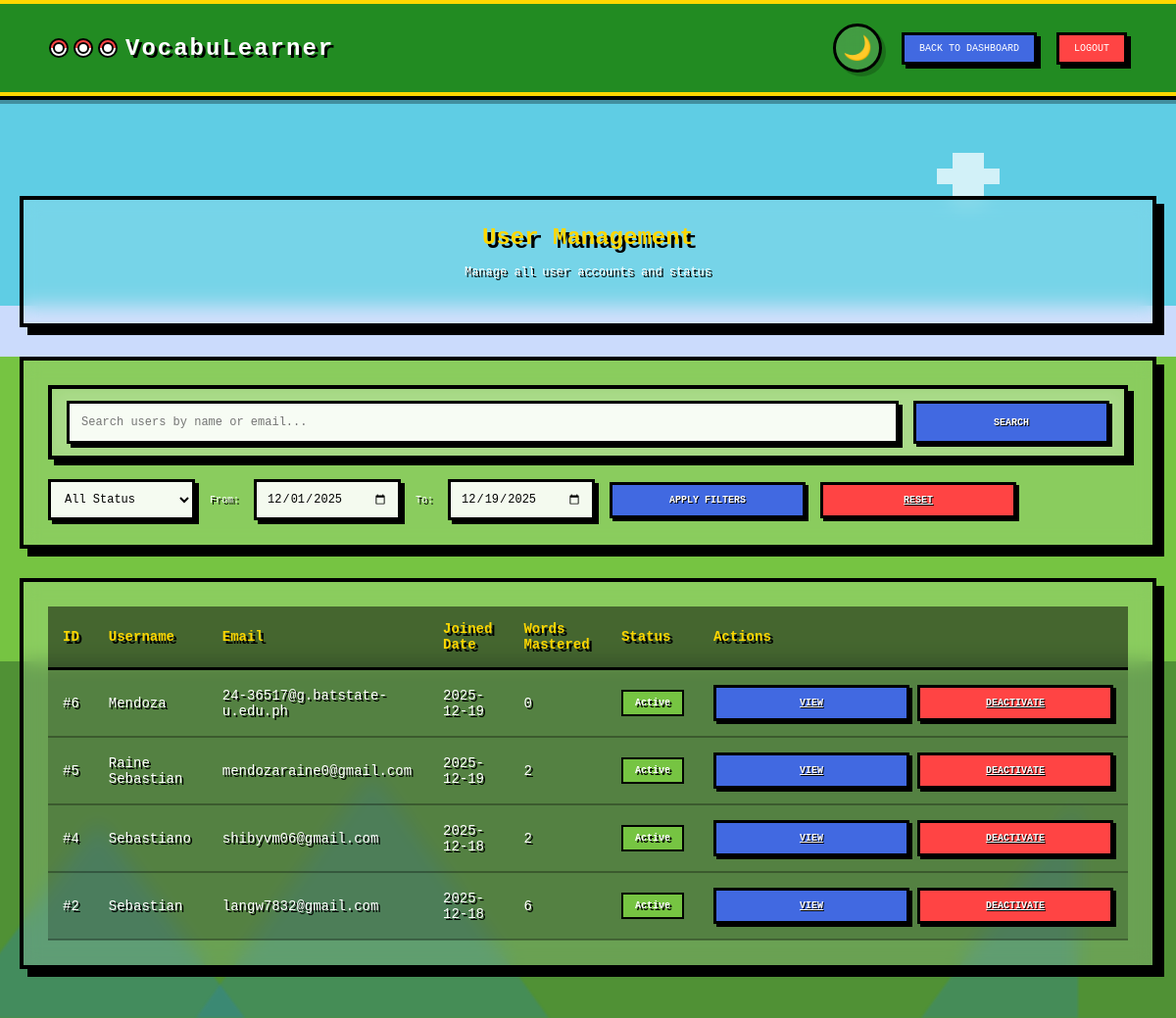
The app's page /admin/users (signed in) with its own data.
### models.py (models this page shows)
class UserAcc(db.Model):
    user_id = db.Column(db.Integer, primary_key=True)
    name = db.Column(db.String(50), nullable=False)
    email = db.Column(db.String(100), unique=True, nullable=False)
    password = db.Column(db.String(200), nullable=False)
    is_admin = db.Column(db.Boolean, default=False)
    is_active = db.Column(db.Boolean, default=True)
    date_created = db.Column(db.DateTime, default=datetime.utcnow)
    last_login = db.Column(db.DateTime)
    last_logout = db.Column(db.DateTime)
    pokemon_name = db.Column(db.String(100))
    pokemon_id = db.Column(db.Integer, db.ForeignKey('pokemon.pokemon_id'))
    profile_picture = db.Column(db.String(200))
    current_streak = db.Column(db.Integer, default=0)
    longest_streak = db.Column(db.Integer, default=0)
    total_points = db.Column(db.Integer, default=0)  # Pokémon EXP
    collected_pokemon = db.relationship('UserPokemon', backref='owner', lazy=True, cascade='all, delete-orphan')

### Main.py (the view, shortened to what this page needs)
@app.route('/admin/users', methods=['GET', 'POST'])
@admin_required
def admin_users():
    search_term = request.args.get('search', '')
    status_filter = request.args.get('status', 'all')
    date_from_str = request.args.get('date_from', '')
    date_to_str = request.args.get('date_to', '')
    page = request.args.get('page', 1, type=int)
    per_page = 10
    if request.method == 'POST':
        search_form = UserSearchForm(request.form)
        if search_form.validate():
            search_term = search_form.search.data or ''
            status_filter = search_form.status.data or 'all'
            date_from = search_form.date_from.data
            date_to = search_form.date_to.data
            date_from_str = date_from.strftime('%Y-%m-%d') if date_from else ''
            date_to_str = date_to.strftime('%Y-%m-%d') if date_to else ''
            page = 1  # Reset to first page when searching/filtering
            params = {
                'search': search_term,
                'status': status_filter,
                'page': page
            }
            if date_from_str:
                params['date_from'] = date_from_str
            if date_to_str:
                params['date_to'] = date_to_str
            return redirect(url_for('admin_users', **params))
        else:
            search_term = ''
            status_filter = 'all'
            date_from_str = ''
            date_to_str = ''
            page = 1
    else:
        form_data = {
            'search': search_term,
            'status': status_filter
        }
        if date_from_str:
            try:
                form_data['date_from'] = datetime.strptime(date_from_str, '%Y-%m-%d').date()
            except (ValueError, AttributeError):
                form_data['date_from'] = None
        if date_to_str:
            try:
                form_data['date_to'] = datetime.strptime(date_to_str, '%Y-%m-%d').date()
            except (ValueError, AttributeError):
                form_data['date_to'] = None
        search_form = UserSearchForm(**form_data)
    date_from = None
    date_to = None
    try:
        if date_from_str:
            date_from = datetime.strptime(date_from_str, '%Y-%m-%d')
        if date_to_str:
            date_to = datetime.strptime(date_to_str, '%Y-%m-%d')
    except ValueError:
        pass
    query = UserAcc.query.filter_by(is_admin=False)
    if search_term:
        search_like = f"%{search_term}%"
        query = query.filter(
            (UserAcc.name.ilike(search_like)) |
            (UserAcc.email.ilike(search_like))
        )
    status_filters = {
        'active': lambda q: q.filter_by(is_active=True),
        'inactive': lambda q: q.filter_by(is_active=False),
        'all': lambda q: q
    }
    if status_filter in status_filters:
        query = status_filters[status_filter](query)
    if date_from:
        query = query.filter(UserAcc.date_created >= date_from)
    if date_to:
        date_to_end = date_to + timedelta(days=1)
        query = query.filter(UserAcc.date_created < date_to_end)
    total_users = query.count()
    total_pages = (total_users + per_page - 1) // per_page if total_users > 0 else 1
    offset = (page - 1) * per_page
    users = query.order_by(UserAcc.date_created.desc())\
                .offset(offset)\
                .limit(per_page)\
                .all()
    users_data = []
    for user in users:
        word_count = UserWords.query.filter_by(user_id=user.user_id).count()
        achievement_count = UserAchievement.query.filter_by(user_id=user.user_id).count()
        user_status = "Active" if user.is_active else "Inactive"
        pokemon_name = None
        if user.pokemon_id:
            pokemon = Pokemon.query.get(user.pokemon_id)
            pokemon_name = pokemon.name if pokemon else None
        if user.pokemon_name:
            pokemon_name = user.pokemon_name
        users_data.append({
            'user_id': user.user_id,
            'username': user.name,
            'email': user.email,
            'joined_date': user.date_created.strftime('%Y-%m-%d') if user.date_created else 'Unknown',
            'words_mastered': word_count,
            'status': user_status,
            'streak': user.current_streak or 0,
            'total_points': user.total_points or 0,
            'pokemon_name': pokemon_name or 'None',
            'achievement_count': achievement_count,
            'last_login': user.last_login.strftime('%Y-%m-%d %H:%M') if user.last_login else 'Never',
            'is_active': user.is_active  # Add this for template use
        })
    view_user_id = request.args.get('view_user', type=int)
    view_form = None
    action_form = UserActionForm()
    pagination_form = PaginationForm()
    return render_template(
        'user_management.html',
        users=users_data,
        search_form=search_form,  # This will now include error messages
        action_form=action_form,
        pagination_form=pagination_form,
        view_form=view_form,
        current_page=page,
        total_pages=total_pages,
        total_users=total_users,
        search_term=search_term,
        status_filter=status_filter,
        date_from=date_from_str,
        date_to=date_to_str,
        show_view_modal=bool(view_user_id)
    )

### forms.py
class UserActionForm(FlaskForm):
    user_id = HiddenField('User ID', validators=[DataRequired()])
    action = HiddenField('Action', validators=[DataRequired()])  # 'activate', 'deactivate', 'view'
    submit = SubmitField('Confirm')

### Main.py (called while the page is built)
def admin_required(f):
    @wraps(f)
    def decorated_function(*args, **kwargs):
        if 'user_id' not in session:
            flash("Please login to access the admin panel.", "warning")
            return redirect(url_for('login'))
        user_id = session['user_id']
        user = UserAcc.query.get(user_id)
        if not user or not user.is_admin:
            flash("You don't have permission to access the admin panel.", "danger")
            return redirect(url_for('dashboard'))
        return f(*args, **kwargs)
    return decorated_function

### Templates/user_management.html (shortened to what this page needs)
{% extends "base.html" %}
{% block content %}
{% block logo_link %}
    <a href="{{ url_for('admin_dashboard') }}" class="logo-link">
        <div class="logo-icon">
            <div class="pokeball-mini"></div>
            <div class="pokeball-mini"></div>
            <div class="pokeball-mini"></div>
        </div>
        VocabuLearner
    </a>
{% endblock %}
{% block header %}
    <div class="header-actions">
        <button class="back-btn1" onclick="goToDashboard()">Back to Dashboard</button>
        <button class="logout-btn" onclick="showLogoutConfirm()">Logout</button>
    </div>
{% endblock %}
<div class="management-container">
    <div class="page-header">
        <h1>User Management</h1>
        <p>Manage all user accounts and status</p>
    </div>
    <div class="search-filter">
        <form method="POST" action="{{ url_for('admin_users') }}" id="searchForm">
            <div class="search-box">
                {{ search_form.search(class="search-input") }}
                {{ search_form.submit(class="action-btn") }}
            </div>
            <div class="filter-options">
                {{ search_form.status(class="filter-select") }}
                <div class="date-filter">
                    <span class="date-label">From:</span>
                    {{ search_form.date_from(class="date-input") }}
                </div>
                <div class="date-filter">
                    <span class="date-label">To:</span>
                    {{ search_form.date_to(class="date-input") }}
                </div>
                {{ search_form.filter_btn(class="action-btn") }}
                <a href="{{ url_for('reset_user_filters') }}" class="action-btn red">Reset</a>
            </div>
        </form>
    </div>
    <div class="users-table-container">
        {% if users %}
            <table class="users-table">
                <thead>
                    <tr>
                        <th>ID</th>
                        <th>Username</th>
                        <th>Email</th>
                        <th>Joined Date</th>
                        <th>Words Mastered</th>
                        <th>Status</th>
                        <th>Actions</th>
                    </tr>
                </thead>
                <tbody>
                    {% for user in users %}
                    <tr>
                        <td>#{{ user.user_id }}</td>
                        <td>{{ user.username }}</td>
                        <td>{{ user.email }}</td>
                        <td>{{ user.joined_date }}</td>
                        <td>{{ user.words_mastered }}</td>
                        <td>
                            {% if user.is_active %}
                                <span class="user-status status-active">Active</span>
                            {% else %}
                                <span class="user-status status-inactive">Inactive</span>
                            {% endif %}
                        </td>
                        <td>
                            <div class="user-actions">
                                <a href="{{ url_for('view_user', user_id=user.user_id, search=search_term, status=status_filter, date_from=date_from, date_to=date_to, page=current_page) }}" class="action-btn">View</a>
                                {% if user.is_active %}
                                    <a href="{{ url_for('user_action_redirect', user_id=user.user_id, action='deactivate', search=search_term, status=status_filter, date_from=date_from, date_to=date_to, page=current_page) }}" class="action-btn red">Deactivate</a>
                                {% else %}
                                    <a href="{{ url_for('user_action_redirect', user_id=user.user_id, action='activate', search=search_term, status=status_filter, date_from=date_from, date_to=date_to, page=current_page) }}" class="action-btn">Activate</a>
                                {% endif %}
                            </div>
                        </td>
                    </tr>
                    {% endfor %}
                </tbody>
            </table>
        {% else %}
            <div style="text-align: center; padding: 40px;">
                <p style="color: #fff; font-size: 14px; text-shadow: 2px 2px 0 #000;">No users found matching your criteria.</p>
            </div>
        {% endif %}
    </div>
</div>
{% endblock %}

### Templates/user_management.html (style rules this page uses)
.management-container { margin-top: 120px; max-width: 1400px; margin-left: auto; margin-right: auto; padding: 20px; position: relative; z-index: 10; }
.page-header { background: rgba(255,255,255,0.15); backdrop-filter: blur(10px); border: 4px solid #000; padding: 25px; margin-bottom: 30px; box-shadow: 8px 8px 0 #000; text-align: center; }
.page-header h1 { font-size: 24px; color: #ffd700; text-shadow: 4px 4px 0 #000; margin-bottom: 15px; }
.page-header p { font-size: 12px; color: #fff; text-shadow: 2px 2px 0 #000; margin-bottom: 20px; }
.search-filter { background: rgba(255,255,255,0.15); backdrop-filter: blur(10px); border: 4px solid #000; padding: 25px; margin-bottom: 30px; box-shadow: 8px 8px 0 #000; }
.search-box { display: flex; gap: 15px; margin-bottom: 20px; flex-wrap: wrap; }
.search-input { flex: 1; min-width: 300px; padding: 12px; border: 3px solid #000; background: rgba(255,255,255,0.9); font-family: 'Press Start 2P', monospace; font-size: 12px; box-shadow: 4px 4px 0 #000; color: #000; }
.filter-options { display: flex; gap: 15px; flex-wrap: wrap; align-items: center; }
.filter-select { padding: 10px; border: 3px solid #000; background: rgba(255,255,255,0.9); font-family: 'Press Start 2P', monospace; font-size: 12px; box-shadow: 4px 4px 0 #000; min-width: 150px; color: #000; }
.date-filter { display: flex; gap: 10px; align-items: center; }
.date-input { padding: 10px; border: 3px solid #000; background: rgba(255,255,255,0.9); font-family: 'Press Start 2P', monospace; font-size: 12px; box-shadow: 4px 4px 0 #000; min-width: 150px; color: #000; }
.date-label { font-size: 10px; color: #fff; text-shadow: 2px 2px 0 #000; margin-right: 5px; }
.back-btn1 { background: #4169e1; color: #fff; border: 3px solid #000; padding: 8px 15px; font-size: 10px; box-shadow: 4px 4px 0 #000; cursor: pointer; text-transform: uppercase; font-family: 'Press Start 2P', monospace; transition: all 0.2s; }
.action-btn { background: #4169e1; color: #fff; border: 3px solid #000; padding: 10px 15px; font-size: 10px; box-shadow: 3px 3px 0 #000; cursor: pointer; text-transform: uppercase; font-family: 'Press Start 2P', monospace; transition: all 0.2s; text-shadow: 1px 1px 0 #000; font-weight: bold; }
.action-btn.red { background: #ff4444; }
.logout-btn { background: #ff4444; color: #fff; border: 3px solid #000; padding: 8px 15px; font-size: 10px; box-shadow: 4px 4px 0 #000; cursor: pointer; text-transform: uppercase; font-family: 'Press Start 2P', monospace; transition: all 0.2s; }
.users-table-container { background: rgba(255,255,255,0.15); backdrop-filter: blur(10px); border: 4px solid #000; padding: 25px; margin-bottom: 30px; box-shadow: 8px 8px 0 #000; overflow-x: auto; }
.users-table { width: 100%; border-collapse: collapse; }
.users-table th { background: rgba(0,0,0,0.5); padding: 15px; text-align: left; font-size: 14px; color: #ffd700; text-shadow: 3px 3px 0 #000; border-bottom: 3px solid #000; }
.users-table td { padding: 15px; font-size: 14px; color: #fff; text-shadow: 2px 2px 0 #000; border-bottom: 2px solid rgba(0,0,0,0.3); background: rgba(0,0,0,0.2); }
.user-status { padding: 6px 12px; font-size: 10px; border: 2px solid #000; display: inline-block; font-weight: bold; }
.status-active { background: #76c442; color: #fff; }
.user-actions { display: flex; gap: 8px; }

### records on screen
UserAcc: user_id "6", username "Mendoza", email "24-36517@g.batstate-u.edu.ph", joined_date "2025-12-19", words_mastered "0"
UserAcc: user_id "5", username "Raine Sebastian", email "mendozaraine0@gmail.com", joined_date "2025-12-19", words_mastered "2"
UserAcc: user_id "4", username "Sebastiano", email "shibyvm06@gmail.com", joined_date "2025-12-18", words_mastered "2"
UserAcc: user_id "2", username "Sebastian", email "langw7832@gmail.com", joined_date "2025-12-18", words_mastered "6"
